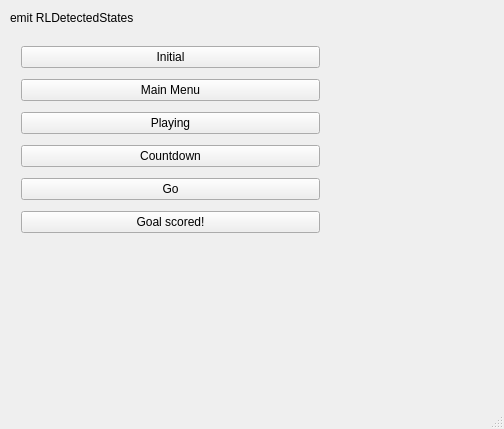
<?xml version="1.0" encoding="UTF-8"?>
<ui version="4.0">
 <class>DebugWindow</class>
 <widget class="QMainWindow" name="DebugWindow">
  <property name="geometry">
   <rect>
    <x>0</x>
    <y>0</y>
    <width>504</width>
    <height>429</height>
   </rect>
  </property>
  <property name="windowTitle">
   <string>RLCC - Debug Window</string>
  </property>
  <widget class="QWidget" name="centralwidget">
   <widget class="QWidget" name="verticalLayoutWidget">
    <property name="geometry">
     <rect>
      <x>10</x>
      <y>30</y>
      <width>321</width>
      <height>221</height>
     </rect>
    </property>
    <layout class="QVBoxLayout" name="verticalLayout">
     <item>
      <widget class="QPushButton" name="button_state_initial">
       <property name="text">
        <string>Initial</string>
       </property>
      </widget>
     </item>
     <item>
      <widget class="QPushButton" name="button_state_mainMenu">
       <property name="text">
        <string>Main Menu</string>
       </property>
      </widget>
     </item>
     <item>
      <widget class="QPushButton" name="button_state_mapLoaded">
       <property name="text">
        <string>Playing</string>
       </property>
      </widget>
     </item>
     <item>
      <widget class="QPushButton" name="button_state_countdown">
       <property name="text">
        <string>Countdown</string>
       </property>
      </widget>
     </item>
     <item>
      <widget class="QPushButton" name="button_state_go">
       <property name="text">
        <string>Go</string>
       </property>
      </widget>
     </item>
     <item>
      <widget class="QPushButton" name="button_state_goalscored">
       <property name="text">
        <string>Goal scored!</string>
       </property>
      </widget>
     </item>
    </layout>
   </widget>
   <widget class="QLabel" name="label">
    <property name="geometry">
     <rect>
      <x>10</x>
      <y>10</y>
      <width>251</width>
      <height>16</height>
     </rect>
    </property>
    <property name="text">
     <string>emit RLDetectedStates</string>
    </property>
   </widget>
  </widget>
  <widget class="QMenuBar" name="menubar">
   <property name="geometry">
    <rect>
     <x>0</x>
     <y>0</y>
     <width>504</width>
     <height>21</height>
    </rect>
   </property>
  </widget>
  <widget class="QStatusBar" name="statusbar"/>
 </widget>
 <layoutdefault spacing="6" margin="11"/>
 <resources/>
 <connections/>
</ui>
